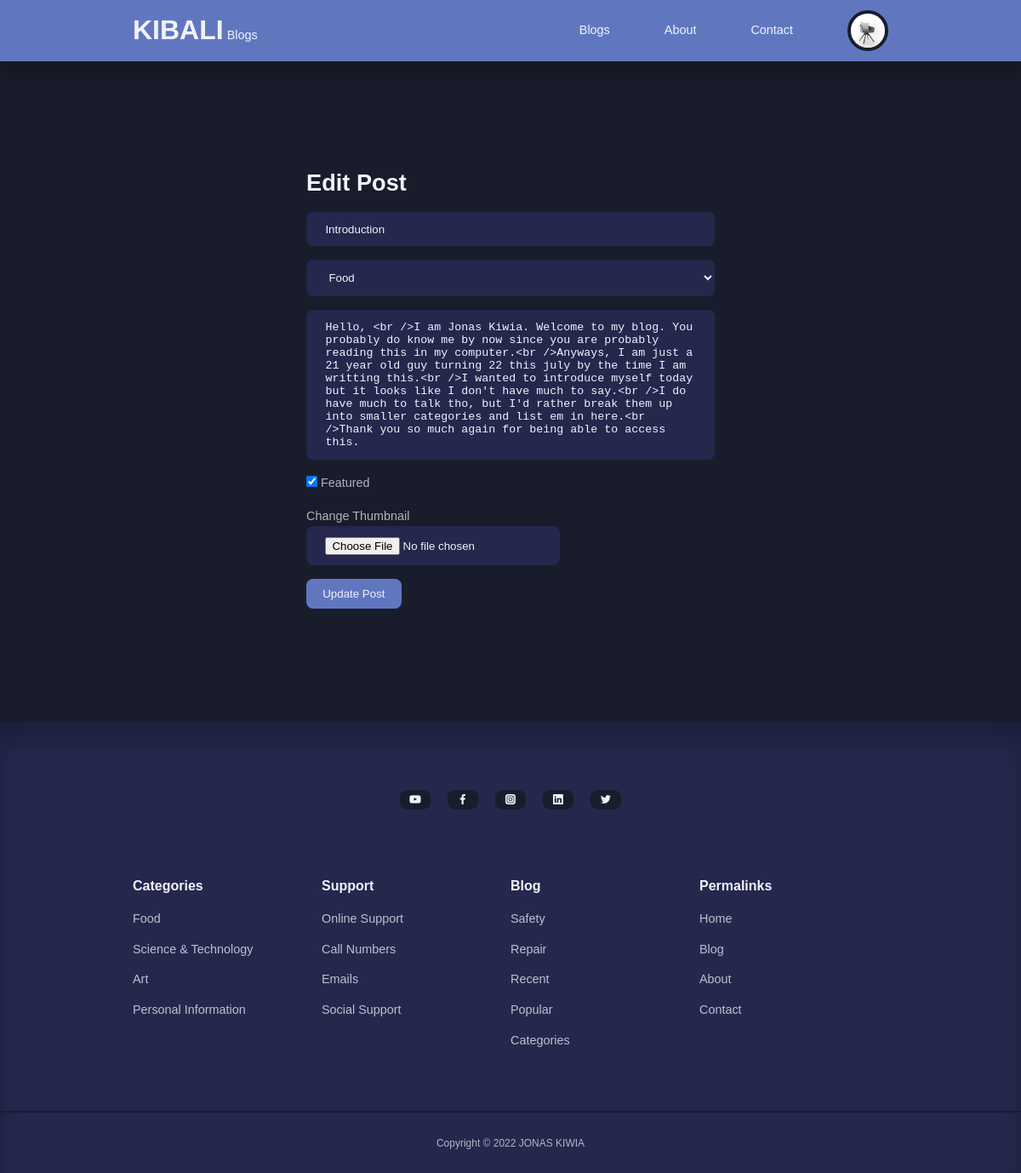
/admin/edit-post.php?id=20 (signed in), run on the app's committed database.
### tables this page shows
CREATE TABLE `users` (
  `id` int(11) NOT NULL,
  `firstname` varchar(255) DEFAULT NULL,
  `lastname` varchar(255) DEFAULT NULL,
  `username` varchar(255) DEFAULT NULL,
  `email` varchar(255) DEFAULT NULL,
  `password` varchar(255) DEFAULT NULL,
  `avatar` varchar(255) DEFAULT NULL,
  `is_admin` tinyint(4) DEFAULT NULL
);

CREATE TABLE `posts` (
  `id` int(11) NOT NULL,
  `title` varchar(255) DEFAULT NULL,
  `body` text DEFAULT NULL,
  `thumbnail` varchar(255) DEFAULT NULL,
  `date_time` datetime DEFAULT NULL,
  `category_id` int(11) DEFAULT NULL,
  `author_id` int(11) DEFAULT NULL,
  `is_featured` tinyint(4) DEFAULT NULL
);

CREATE TABLE `categories` (
  `id` int(11) NOT NULL,
  `title` varchar(255) DEFAULT NULL,
  `description` text DEFAULT NULL
);

### admin/partials/header.php (called while the page is built, shortened)
<?php
require '../partials/header.php';

### admin/edit-post.php (the view, shortened to what this page needs)
<?php
    include 'partials/header.php';
    $category_query = "SELECT * FROM categories";
    $categories = mysqli_query($connection, $category_query);
    if(isset($_GET['id'])) {
        $id = filter_var($_GET['id'], FILTER_SANITIZE_NUMBER_INT);
        $query = "SELECT * FROM posts WHERE id=$id";
        $result = mysqli_query($connection, $query);
        $post = mysqli_fetch_assoc($result);
    } else {
        header('location: ' . ROOT_URL . 'admin/');
        die();
    }
?>
<section class="form__section">
    <div class="container form__section-container">
        <h2>Edit Post</h2>
        <form action="<?= ROOT_URL ?>admin/edit-post-logic.php" method="post" enctype="multipart/form-data">
            <input type="text" name="title" value="<?= $post['title'] ?>" placeholder="Title">
            <select name="category">
                <?php while($category = mysqli_fetch_assoc($categories)) : ?>
                <option value="<?= $category['id']?>"><?= $category['title']?></option>
                <?php endwhile ?>
            </select>
            <textarea rows="10" name="body" placeholder="Body"><?=nl2br($post['body'])?></textarea>
            <div class="form__control inline">
                <input type="checkbox" name="is_featured" id="is_featured" value="1" checked>
                <label for="is_featured" >Featured</label>
            </div>
            <div class="form__control">
                <label for="thumbnail">Change Thumbnail</label> <br>
                <input type="file" id="thumbnail" name="thumbnail">
            </div>
            <button type="submit" name="submit" class="btn">Update Post</button>
        </form>
    </div>
</section>
<?php
    include '../partials/footer.php';
?>

### partials/header.php (shortened to what this page needs)
<?php
require 'config/database.php';
if(isset($_SESSION['user-id'])) {
    $id = filter_var($_SESSION['user-id'], FILTER_SANITIZE_NUMBER_INT);
    $query = "SELECT avatar FROM users WHERE id=$id";
    $result = mysqli_query($connection, $query);
    $avatar = mysqli_fetch_assoc($result);
}
?>
<!DOCTYPE html>
<html lang="en">
<head>
    <link rel="stylesheet" href="<?= ROOT_URL ?>css/style.css">
    <link rel="stylesheet" href="https://unicons.iconscout.com/release/v4.0.0/css/line.css">
</head>
<body>
    <nav>
        <div class="container nav__container">
            <div>
                <a href="<?= ROOT_URL ?>" class="nav__logo">KIBALI</a>
            <a href="<?= ROOT_URL ?>" class="">Blogs</a>
            </div>
            <ul class="nav__items">
                <li><a href="<?= ROOT_URL ?>blog.php">Blogs</a></li>
                <li><a href="<?= ROOT_URL ?>about.php">About</a></li>
                <li><a href="<?= ROOT_URL ?>contact.php">Contact</a></li>
                <?php if(isset($_SESSION['user-id'])): ?>
                    <li class="nav__profile">
                        <div class="avatar">
                            <img src="<?= ROOT_URL . 'images/' . $avatar['avatar'] ?>">
                        </div>
                    </li>
                <?php else : ?>
                    <li><a href="<?= ROOT_URL ?>signin.php">Signin</a></li>
                <?php endif ?>
            </ul>
        </div>
    </nav>

### partials/footer.php (shortened to what this page needs)
 <footer>
        <div class="footer__socials">
            <a href="https://youtube.com" target="_blank"><i class="uil uil-youtube"></i></a>
            <a href="https://facebook.com" target="_blank"><i class="uil uil-facebook-f"></i></a>
            <a href="https://instagram.com" target="_blank"><i class="uil uil-instagram-alt"></i></a>
            <a href="https://linkedin.com" target="_blank"><i class="uil uil-linkedin"></i></a>
            <a href="https://twitter.com" target="_blank"><i class="uil uil-twitter"></i></a>
        </div>
        <div class="container footer__container">
            <article>
                 <h4>Categories</h4>
            <?php
                $all_categories_query = "SELECT * FROM categories";
                $all_categories = mysqli_query($connection, $all_categories_query);
            ?>
            <?php while($category = mysqli_fetch_assoc($all_categories)) :  ?>
                <ul>
                    <li>
                    <a href="<?= ROOT_URL ?>category-posts.php?id=<?= $category['id']?>"><?= $category['title']?></a>
                </li>
                </ul>
            <?php endwhile?>
            </article>
            <article>
                <h4>Support</h4>
                <ul>
                    <li><a href="contact.php">Online Support</a></li>
                    <li><a href="tel:+255748687340">Call Numbers</a></li>
                    <li><a href="mailto:jonaskiwia1@gmail.com">Emails</a></li>
                    <li><a href="contact.php">Social Support</a></li>
                </ul>
            </article>
            <article>
                <h4>Blog</h4>
                <ul>
                    <li><a href="">Safety</a></li>
                    <li><a href="">Repair</a></li>
                    <li><a href="">Recent</a></li>
                    <li><a href="">Popular</a></li>
                    <li><a href="">Categories</a></li>
                </ul>
            </article>
            <article>
                <h4>Permalinks</h4>
                <ul>
                    <li><a href="home.php">Home</a></li>
                    <li><a href="blog.php">Blog</a></li>
                    <li><a href="about.php">About</a></li>
                    <li><a href="contact.php">Contact</a></li>
                </ul>
            </article>
        </div>
        <div class="footer__copyright">
            <small>Copyright &copy; 2022 JONAS KIWIA</small>
        </div>
    </footer>
</body>
</html>

### css/style.css (style rules this page uses)
:root { --color-primary: #6077c0; --color-primary-light: hsl(242, 91%, 69%, 18%); --color-primary-variant: #5854c7; --color-red: #da0f3f; --color-red-light: hsl(346, 87%, 46%, 15%); --color-green: #00c476; --color-green-light: hsl(156, 100%, 38%, 15%); --color-gray-900: #25274D; --color-gray-700: #2d2b7c; --color-gray-300: rgba(242, 242, 254, 0.3); --color-gray-200: rgba(242, 242, 254, 0.7); --color-white: #f2f2fe; --color-bg: #191d2b; --transition: all 300ms ease; --container-width-lg: 74%; --container-width-md: 88%; --form-width: 40%; --card-border-radius-1: 0.3rem; --card-border-radius-2: 0.5rem; --card-border-radius-3: 0.8rem; --card-border-radius-4: 2rem; --card-border-radius-5: 5rem; }
* { margin: 0; padding: 0; outline: 0; border: 0; appearance: 0; list-style: none; text-decoration: none; box-sizing: border-box; }
body { font-family: 'Trebuchet MS', 'Lucida Sans Unicode', 'Lucida Grande', 'Lucida Sans', Arial, sans-serif; line-height: 1.6; color: var(--color-gray-200); overflow-x: hidden; background: var(--color-bg); font-size: 0.9rem; }
.container { width: var(--container-width-lg); max-width: 1800px; margin-inline: auto; }
section { margin-top: 3rem; width: 100vw; }
h1, h2, h3, h4, h5 { color: var(--color-white); line-height: 1.3; }
h2 { font-size: 1.7rem; margin: 1rem 0; }
h4 { font-size: 1rem; }
a { color: var(--color-white); transition: var(--transition); }
img { display: block; width: 100%; object-fit: cover; }
nav { background-color: var(--color-primary); width: 100vw; height: 4.5rem; position: fixed; top: 0; z-index: 10; box-shadow: 0 1rem 1rem rgba(0, 0, 0, 0.2); }
.nav__container { height: 100%; display: flex; align-items: center; justify-content: space-between; }
.avatar { width: 3rem; height: 3rem; border-radius: 50%; overflow: hidden; border: 0.3rem solid var(--color-bg); }
.nav__logo { font-weight: 600; font-size: 2rem; }
.nav__items { display: flex; align-items: center; gap: 4rem; }
.nav__profile { position: relative; cursor: pointer; }
footer { background: var(--color-gray-900); padding: 5rem 0 0; box-shadow: inset 0 1.5rem 1.5rem rgba(0, 0, 0, 0.2); }
.footer__socials { margin-inline: auto; width: fit-content; margin-bottom: 5rem; display: flex; align-items: center; gap: 1.2rem; }
.footer__socials a { background: var(--color-bg); border-radius: 30%; width: 2.3rem; display: flex; align-items: center; justify-content: center; }
.footer__container { display: grid; grid-template-columns: repeat(4, 1fr); }
footer h4 { color: var(--color-white); margin-bottom: 0.6rem; }
footer ul li { padding: 0.4rem 0; }
footer ul a { opacity: 0.75; }
.footer__copyright { text-align: center; padding: 1.5rem 0; border-top: 2px solid var(--color-bg); margin-top: 4rem; }
.btn { display: inline-block; width: fit-content; padding: 0.6rem 1.2rem; background-color: var(--color-primary); border-radius: var(--card-border-radius-2); cursor: pointer; transition: var(--transition); color: var(--color-white); }
.form__section { display: grid; place-items: center; height: 100vh; }
.form__section-container { width: var(--form-width); }
form { display: flex; flex-direction: column; gap: 1rem; }
.form__control.inline { flex-direction: row; align-items: center; }
input, textarea, select { padding: 0.8rem 1.4rem; background-color: var(--color-gray-900); border-radius: var(--card-border-radius-2); resize: none; color: var(--color-white); }

### data on the page
users: avatar (picture)
posts: title "Introduction", body "Hello, <br />I am Jonas Kiwia. Welcome to my blog. You probably do know me by now since you are probably reading this in my computer.<br />Anyways, I am just a 21 year old guy turning 22 this july by the time I am writting this.<br />I wanted to introduce myself today but it looks like I don't have much to say.<br />I do have much to talk tho, but I'd rather break them up into smaller categories and list em in here.<br />Thank you so much again for being able to access this."
categories: title "Food"
categories: title "Science & Technology"
categories: title "Art"
categories: title "Personal Information"

### other printed values
form field category "Food"
